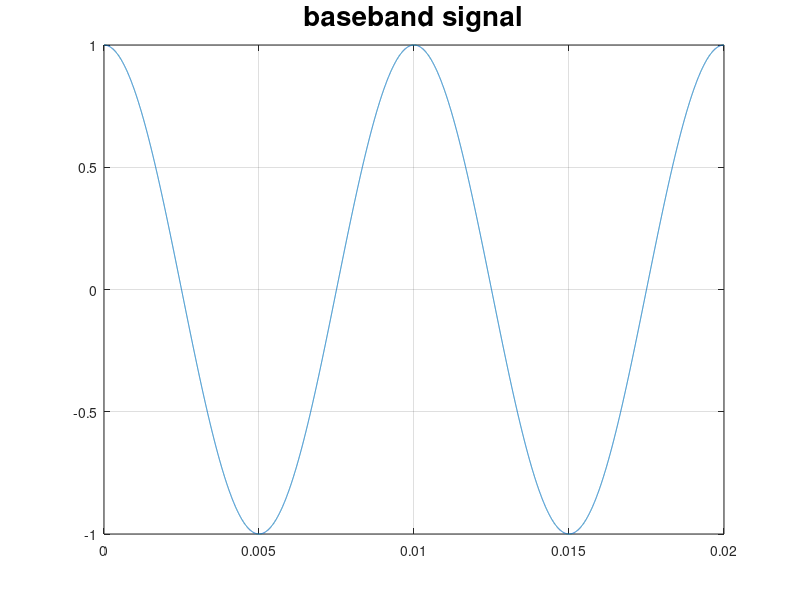
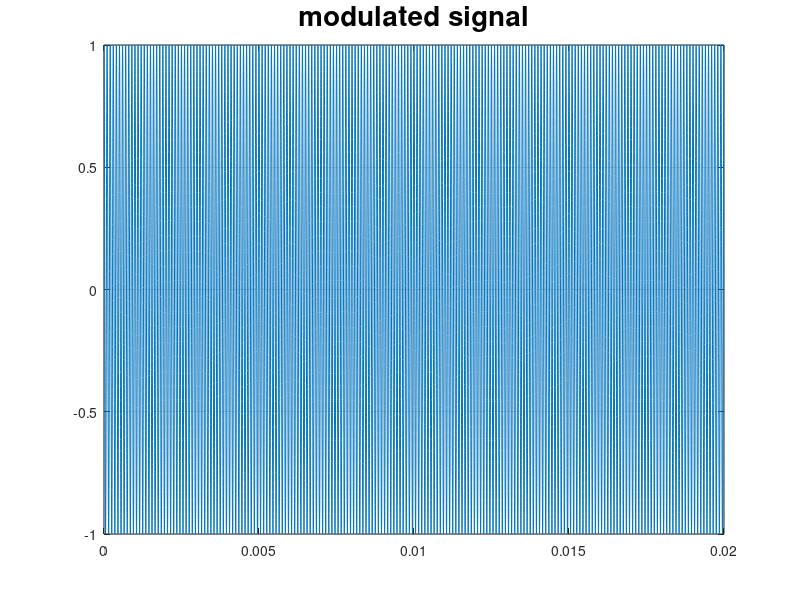
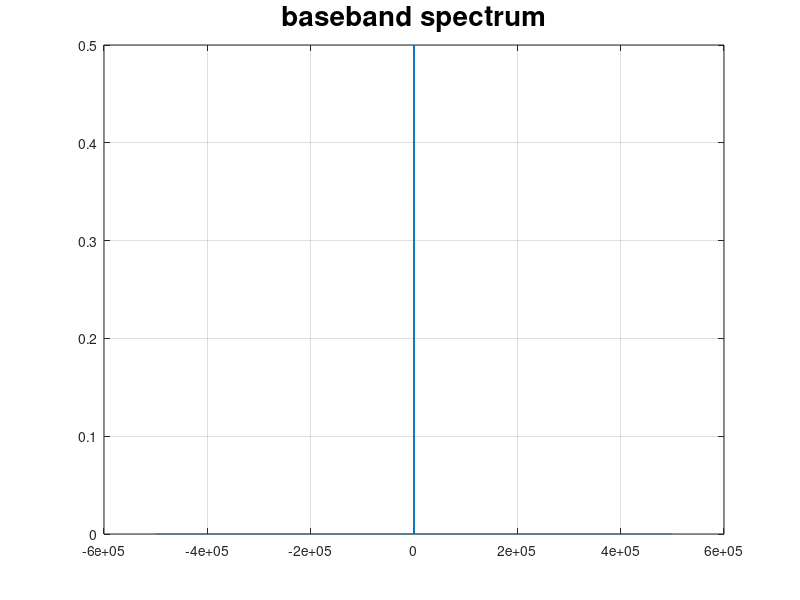
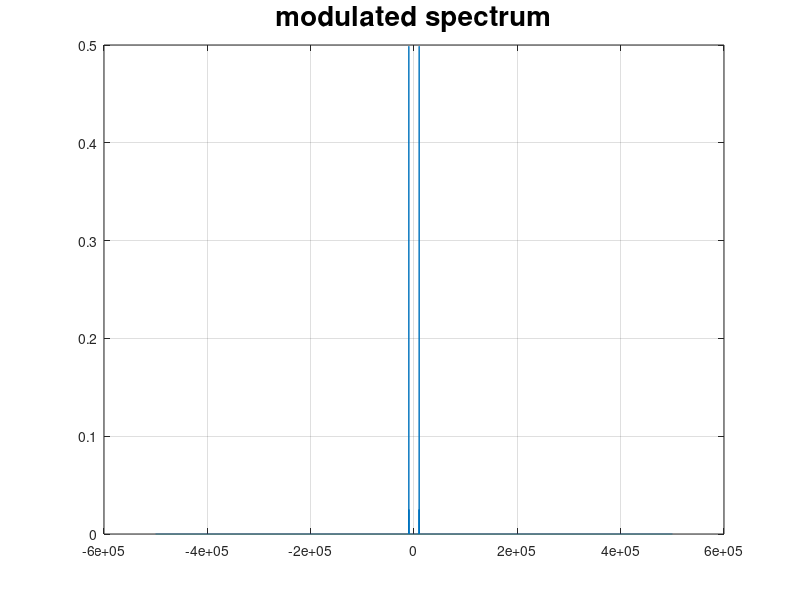

These charts were generated, in order, by the following MATLAB code:
% Question 1
% FM transmitter
clear; close all;
fm = 100;
fc = 10e3;
kf = 10;
% Am = 1;

dt = 0.01*1/fc;
T  = 2/fm;
t  = 0 : dt : (T-dt);

% a) plot baseband and modulated signal

m  = cos(2*pi*fm*t);
plot(t, m); grid on;
title('baseband signal', 'fontsize', 20);

s  = cos(2*pi*fc*t + 2*pi*kf*cumtrapz(t,m));
figure(2);
plot(t, s); grid on;
title('modulated signal', 'fontsize', 20);

% b) plot the spectrum
fs = 1 / dt;
df = 1 / T;

if (rem(length(t),2)==0)
  f = -0.5*fs : df : (0.5*fs-df);
else
  f = (-0.5*fs - 0.5*df) : df : (0.5*fs+0.5*df);
end

M  = fftshift(fft(m))/length(t);
figure(3);
plot(f, abs(M)); grid on;
title('baseband spectrum', 'fontsize', 20);

S  = fftshift(fft(s))/length(t);
figure(4);
plot(f, abs(S)); grid on;
title('modulated spectrum', 'fontsize', 20);

% c) estimate BW
% Carson's
delf = max(kf*m);

BW_carson = 2*delf + 2*fm;
beta = delf/fm;
